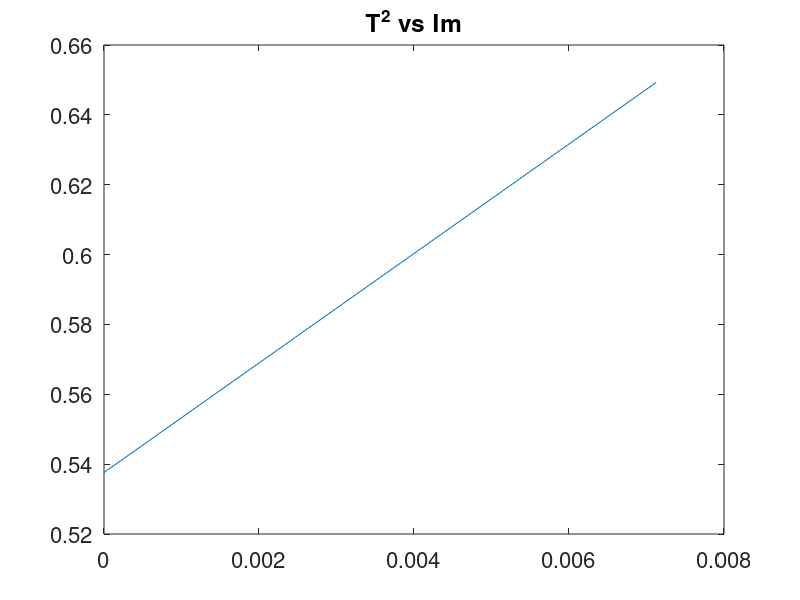
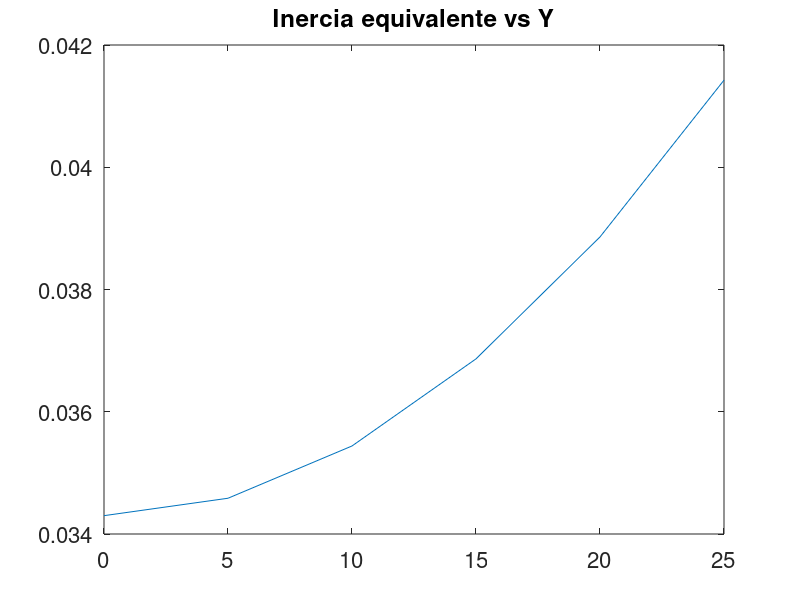

These charts were generated, in order, by the following MATLAB code:
L=0.265; D=0.6; mb=0.642; I=0.0343; g=9.81;
m=57*10^(-3);

Y_centimetros=0:5:25;
Y=Y_centimetros*(1/100);

T2=zeros(1,length(Y));
Im=zeros(1,length(Y));

for i=1:length(Y)
T2(i)=(16*pi^2*L*(I+2*m*(Y(i)^2)))/((mb+2*m)*g*D^2);
Im(i)=2*m*(Y(i))^2;
endfor

plot(Im,T2);
title("T^2 vs Im", 'fontsize', 18);
set(gca, 'fontsize', 16);

I_equivalente=zeros(1,length(T2));
for i=1:length(T2)
I_equivalente(i)=(((mb+2*m)*g*D^2)/(16*(pi^2)*L))*T2(i);
endfor
figure();
plot(Y_centimetros,I_equivalente);
title("Inercia equivalente vs Y", 'fontsize', 18);
set(gca, 'fontsize', 16);
disp("Momento de Inercia I_equivalente cuando las masas se encuentran en el centro");
I_equivalente(1)
